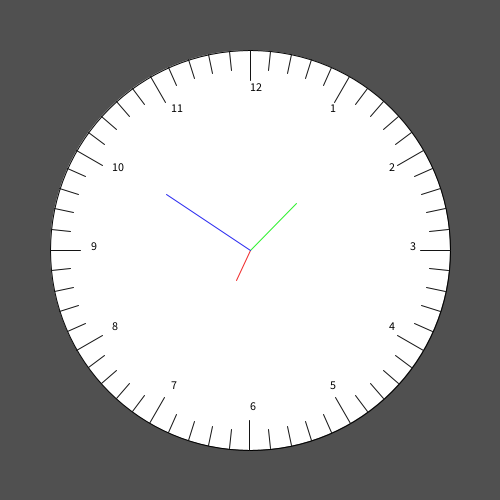
Frame 1 (no input)
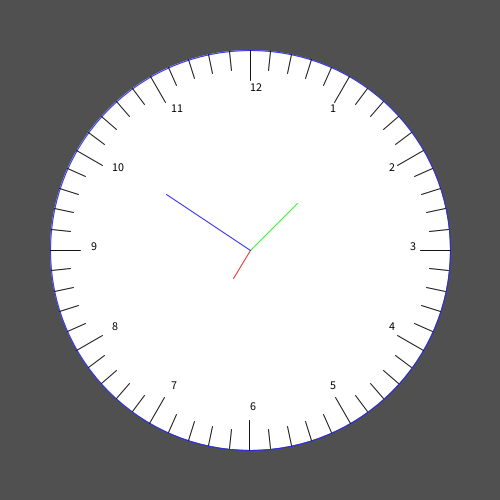
Frame 60 (the mouse pressed at the canvas centre just before this capture)
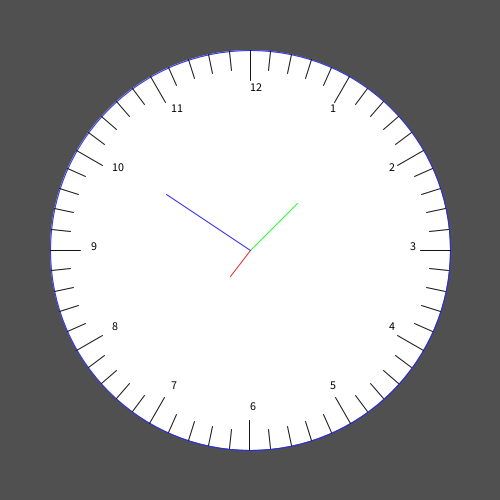
Frame 120 (the mouse held since frame 60 and released just before this capture)

The Processing sketch that drew these frames (run headless with seeded random() and noise(); from frame 60 on, the mouse is pressed at the canvas centre):

// Processing sketch: relogio
// ── relogio.pde
void setup(){
  size(500,500);
  rectMode(CENTER);
}

void draw(){
  background(80,80,80);
  translate(width/2,height/2);
  int r = 200;
  int n = 60;
  float angulo = TWO_PI/n;
  fill(255);
  ellipse(0,0,r*2,r*2);
  
  for(int i = 1; i<=n; i++)
  {
    float x = r*cos(angulo*i-HALF_PI);
    float y = r*sin(angulo*i-HALF_PI);
    if(i%5==0)
      {
        stroke(20,20,20);
        line(x,y,0.85*x,0.85*y);
        fill(0);
        text(i/5,0.8*x,0.8*y);
      }
    else
      {
        stroke(20,20,20);
        line(x,y,0.9*x,0.9*y);  
      }
  }
  
  float s = map(second(), 0, 60, 0, TWO_PI) - HALF_PI;
  float m = map(minute() + norm(second(), 0, 60), 0, 60, 0, TWO_PI) - HALF_PI; 
  float h = map(hour() + norm(minute(), 0, 60), 0, 24, 0, TWO_PI * 2) - HALF_PI;
  
  int tamSegundo = 33;
  int tamMinuto = 66;
  int tamHora = 100;
  
  stroke(240,40,40);
  line(0,0,cos(s)*33,sin(s)*33);
  stroke(40,240,40);
  line(0,0,cos(m)*66,sin(m)*66);
  stroke(40,40,240);
  line(0,0,cos(h)*100,sin(h)*100);
  
}
